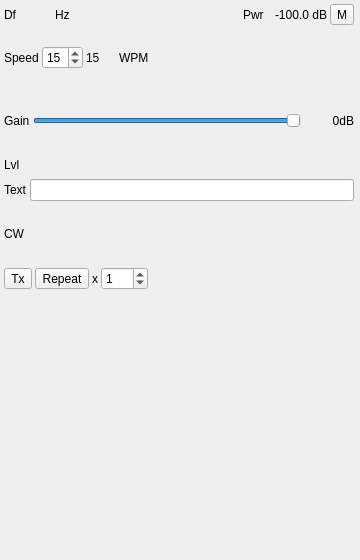
<?xml version="1.0" encoding="UTF-8"?>
<ui version="4.0">
 <class>CWModGUI</class>
 <widget class="RollupContents" name="CWModGUI">
  <property name="geometry">
   <rect>
    <x>0</x>
    <y>0</y>
    <width>360</width>
    <height>560</height>
   </rect>
  </property>
  <property name="sizePolicy">
   <sizepolicy hsizetype="Expanding" vsizetype="Expanding">
    <horstretch>0</horstretch>
    <verstretch>0</verstretch>
   </sizepolicy>
  </property>
  <property name="minimumSize">
   <size>
    <width>340</width>
    <height>0</height>
   </size>
  </property>
  <property name="font">
   <font>
    <family>Liberation Sans</family>
    <pointsize>9</pointsize>
   </font>
  </property>
  <property name="windowTitle">
   <string>CW Modulator</string>
  </property>
  <widget class="QWidget" name="settingsContainer" native="true">
   <property name="geometry">
    <rect>
     <x>2</x>
     <y>2</y>
     <width>354</width>
     <height>290</height>
    </rect>
   </property>
   <property name="windowTitle">
    <string>Settings</string>
   </property>
   <layout class="QVBoxLayout" name="settingsLayout">
    <property name="spacing">
     <number>3</number>
    </property>
    <property name="leftMargin">
     <number>2</number>
    </property>
    <property name="topMargin">
     <number>2</number>
    </property>
    <property name="rightMargin">
     <number>2</number>
    </property>
    <property name="bottomMargin">
     <number>2</number>
    </property>
    <!-- Frequency offset row -->
    <item>
     <layout class="QHBoxLayout" name="deltaFreqPowLayout">
      <item>
       <widget class="QLabel" name="deltaFrequencyLabel">
        <property name="text">
         <string>Df</string>
        </property>
       </widget>
      </item>
      <item>
       <widget class="ValueDialZ" name="deltaFrequency" native="true">
        <property name="sizePolicy">
         <sizepolicy hsizetype="Maximum" vsizetype="Maximum">
          <horstretch>0</horstretch>
          <verstretch>0</verstretch>
         </sizepolicy>
        </property>
        <property name="minimumSize">
         <size>
          <width>32</width>
          <height>16</height>
         </size>
        </property>
       </widget>
      </item>
      <item>
       <widget class="QLabel" name="deltaFrequencyUnit">
        <property name="text">
         <string>Hz</string>
        </property>
       </widget>
      </item>
      <item>
       <spacer name="horizontalSpacer">
        <property name="orientation">
         <enum>Qt::Horizontal</enum>
        </property>
        <property name="sizeHint" stdset="0">
         <size>
          <width>40</width>
          <height>20</height>
         </size>
        </property>
       </spacer>
      </item>
      <item>
       <widget class="QLabel" name="channelPowerLabel">
        <property name="text">
         <string>Pwr</string>
        </property>
       </widget>
      </item>
      <item>
       <widget class="QLabel" name="channelPower">
        <property name="minimumSize">
         <size>
          <width>60</width>
          <height>0</height>
         </size>
        </property>
        <property name="text">
         <string>-100.0 dB</string>
        </property>
        <property name="alignment">
         <set>Qt::AlignRight|Qt::AlignVCenter</set>
        </property>
       </widget>
      </item>
      <item>
       <widget class="QToolButton" name="channelMute">
        <property name="toolTip">
         <string>Mute channel</string>
        </property>
        <property name="text">
         <string>M</string>
        </property>
        <property name="checkable">
         <bool>true</bool>
        </property>
       </widget>
      </item>
     </layout>
    </item>
    <!-- WPM row -->
    <item>
     <layout class="QHBoxLayout" name="wpmLayout">
      <item>
       <widget class="QLabel" name="wpmLabel">
        <property name="text">
         <string>Speed</string>
        </property>
       </widget>
      </item>
      <item>
       <widget class="QSpinBox" name="wpm">
        <property name="toolTip">
         <string>CW speed in words per minute (WPM)</string>
        </property>
        <property name="minimum">
         <number>1</number>
        </property>
        <property name="maximum">
         <number>60</number>
        </property>
        <property name="value">
         <number>15</number>
        </property>
       </widget>
      </item>
      <item>
       <widget class="QLabel" name="wpmText">
        <property name="minimumSize">
         <size>
          <width>30</width>
          <height>0</height>
         </size>
        </property>
        <property name="text">
         <string>15</string>
        </property>
       </widget>
      </item>
      <item>
       <widget class="QLabel" name="wpmUnit">
        <property name="text">
         <string>WPM</string>
        </property>
       </widget>
      </item>
      <item>
       <spacer name="wpmSpacer">
        <property name="orientation">
         <enum>Qt::Horizontal</enum>
        </property>
        <property name="sizeHint" stdset="0">
         <size>
          <width>40</width>
          <height>20</height>
         </size>
        </property>
       </spacer>
      </item>
     </layout>
    </item>
    <!-- Gain row -->
    <item>
     <layout class="QHBoxLayout" name="gainLayout">
      <item>
       <widget class="QLabel" name="gainLabel">
        <property name="text">
         <string>Gain</string>
        </property>
       </widget>
      </item>
      <item>
       <widget class="QSlider" name="gain">
        <property name="toolTip">
         <string>Output gain (dB)</string>
        </property>
        <property name="minimum">
         <number>-50</number>
        </property>
        <property name="maximum">
         <number>0</number>
        </property>
        <property name="value">
         <number>0</number>
        </property>
        <property name="orientation">
         <enum>Qt::Horizontal</enum>
        </property>
       </widget>
      </item>
      <item>
       <widget class="QLabel" name="gainText">
        <property name="minimumSize">
         <size>
          <width>50</width>
          <height>0</height>
         </size>
        </property>
        <property name="text">
         <string>0dB</string>
        </property>
        <property name="alignment">
         <set>Qt::AlignRight|Qt::AlignVCenter</set>
        </property>
       </widget>
      </item>
     </layout>
    </item>
    <!-- Volume meter -->
    <item>
     <layout class="QHBoxLayout" name="levelLayout">
      <item>
       <widget class="QLabel" name="levelLabel">
        <property name="text">
         <string>Lvl</string>
        </property>
       </widget>
      </item>
      <item>
       <widget class="LevelMeterVU" name="volumeMeter">
        <property name="sizePolicy">
         <sizepolicy hsizetype="Expanding" vsizetype="Preferred">
          <horstretch>0</horstretch>
          <verstretch>0</verstretch>
         </sizepolicy>
        </property>
        <property name="minimumSize">
         <size>
          <width>0</width>
          <height>22</height>
         </size>
        </property>
        <property name="maximumSize">
         <size>
          <width>16777215</width>
          <height>22</height>
         </size>
        </property>
       </widget>
      </item>
     </layout>
    </item>
    <!-- Text input row -->
    <item>
     <layout class="QHBoxLayout" name="textLayout">
      <item>
       <widget class="QLabel" name="textLabel">
        <property name="text">
         <string>Text</string>
        </property>
       </widget>
      </item>
      <item>
       <widget class="QLineEdit" name="text">
        <property name="toolTip">
         <string>Text to transmit as Morse CW</string>
        </property>
       </widget>
      </item>
     </layout>
    </item>
    <!-- Morse preview row -->
    <item>
     <layout class="QHBoxLayout" name="morseLayout">
      <item>
       <widget class="QLabel" name="morseLabel">
        <property name="text">
         <string>CW</string>
        </property>
       </widget>
      </item>
      <item>
       <widget class="QLabel" name="morseDisplay">
        <property name="sizePolicy">
         <sizepolicy hsizetype="Expanding" vsizetype="Preferred">
          <horstretch>0</horstretch>
          <verstretch>0</verstretch>
         </sizepolicy>
        </property>
        <property name="toolTip">
         <string>Morse code preview (• = dit, − = dah)</string>
        </property>
        <property name="text">
         <string/>
        </property>
        <property name="wordWrap">
         <bool>true</bool>
        </property>
       </widget>
      </item>
     </layout>
    </item>
    <!-- Transmit / repeat row -->
    <item>
     <layout class="QHBoxLayout" name="txLayout">
      <item>
       <widget class="QToolButton" name="txButton">
        <property name="toolTip">
         <string>Transmit text as CW Morse</string>
        </property>
        <property name="text">
         <string>Tx</string>
        </property>
       </widget>
      </item>
      <item>
       <widget class="QToolButton" name="repeat">
        <property name="toolTip">
         <string>Repeat transmission</string>
        </property>
        <property name="text">
         <string>Repeat</string>
        </property>
        <property name="checkable">
         <bool>true</bool>
        </property>
       </widget>
      </item>
      <item>
       <widget class="QLabel" name="repeatCountLabel">
        <property name="text">
         <string>x</string>
        </property>
       </widget>
      </item>
      <item>
       <widget class="QSpinBox" name="repeatCount">
        <property name="toolTip">
         <string>Number of repeats (0 = infinite)</string>
        </property>
        <property name="minimum">
         <number>0</number>
        </property>
        <property name="maximum">
         <number>999</number>
        </property>
        <property name="value">
         <number>1</number>
        </property>
       </widget>
      </item>
      <item>
       <spacer name="txSpacer">
        <property name="orientation">
         <enum>Qt::Horizontal</enum>
        </property>
        <property name="sizeHint" stdset="0">
         <size>
          <width>40</width>
          <height>20</height>
         </size>
        </property>
       </spacer>
      </item>
     </layout>
    </item>
   </layout>
  </widget>
  <!-- Spectrum display -->
  <widget class="QWidget" name="spectrumContainer" native="true">
   <property name="geometry">
    <rect>
     <x>2</x>
     <y>300</y>
     <width>354</width>
     <height>250</height>
    </rect>
   </property>
   <property name="windowTitle">
    <string>Spectrum</string>
   </property>
   <layout class="QVBoxLayout" name="spectrumLayout">
    <property name="spacing">
     <number>2</number>
    </property>
    <property name="leftMargin">
     <number>2</number>
    </property>
    <property name="topMargin">
     <number>2</number>
    </property>
    <property name="rightMargin">
     <number>2</number>
    </property>
    <property name="bottomMargin">
     <number>2</number>
    </property>
    <item>
     <widget class="GLSpectrum" name="glSpectrum" native="true">
      <property name="sizePolicy">
       <sizepolicy hsizetype="Expanding" vsizetype="Expanding">
        <horstretch>0</horstretch>
        <verstretch>0</verstretch>
       </sizepolicy>
      </property>
      <property name="minimumSize">
       <size>
        <width>0</width>
        <height>150</height>
       </size>
      </property>
     </widget>
    </item>
    <item>
     <widget class="GLSpectrumGUI" name="spectrumGUI" native="true">
      <property name="sizePolicy">
       <sizepolicy hsizetype="Expanding" vsizetype="Maximum">
        <horstretch>0</horstretch>
        <verstretch>0</verstretch>
       </sizepolicy>
      </property>
     </widget>
    </item>
   </layout>
  </widget>
 </widget>
 <customwidgets>
  <customwidget>
   <class>RollupContents</class>
   <extends>QWidget</extends>
   <header>gui/rollupcontents.h</header>
   <container>1</container>
  </customwidget>
  <customwidget>
   <class>ValueDialZ</class>
   <extends>QWidget</extends>
   <header>gui/valuedialz.h</header>
   <container>0</container>
  </customwidget>
  <customwidget>
   <class>GLSpectrum</class>
   <extends>QWidget</extends>
   <header>gui/glspectrum.h</header>
   <container>0</container>
  </customwidget>
  <customwidget>
   <class>GLSpectrumGUI</class>
   <extends>QWidget</extends>
   <header>gui/glspectrumgui.h</header>
   <container>0</container>
  </customwidget>
  <customwidget>
   <class>LevelMeterVU</class>
   <extends>QWidget</extends>
   <header>gui/levelmeter.h</header>
   <container>0</container>
  </customwidget>
 </customwidgets>
 <resources/>
 <connections/>
</ui>
